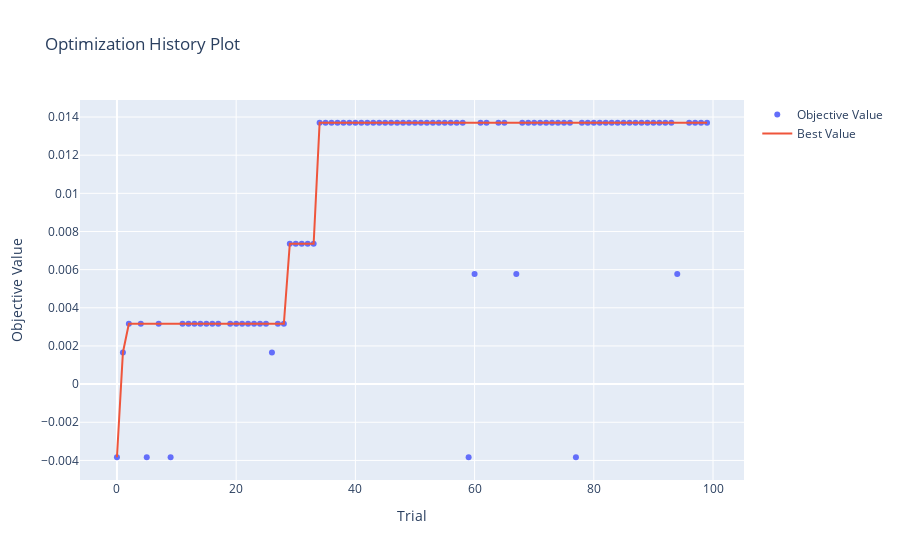
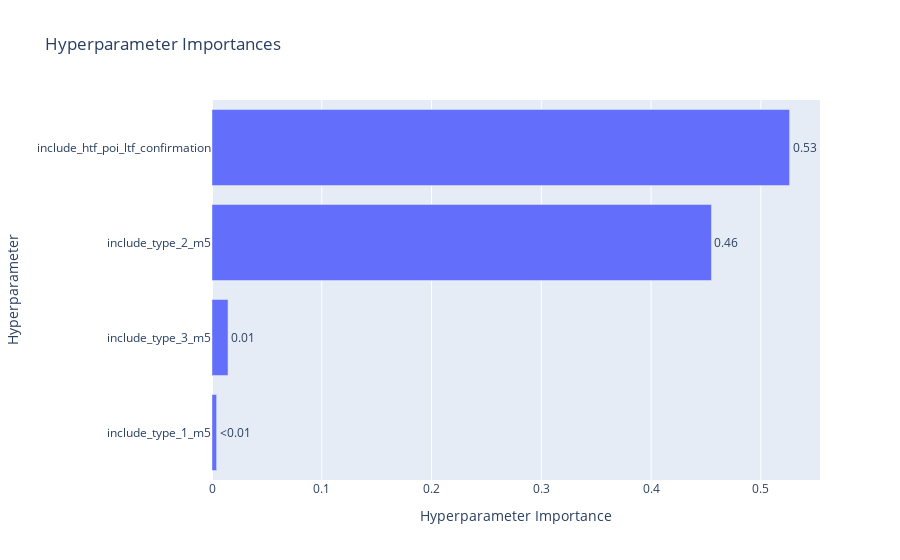
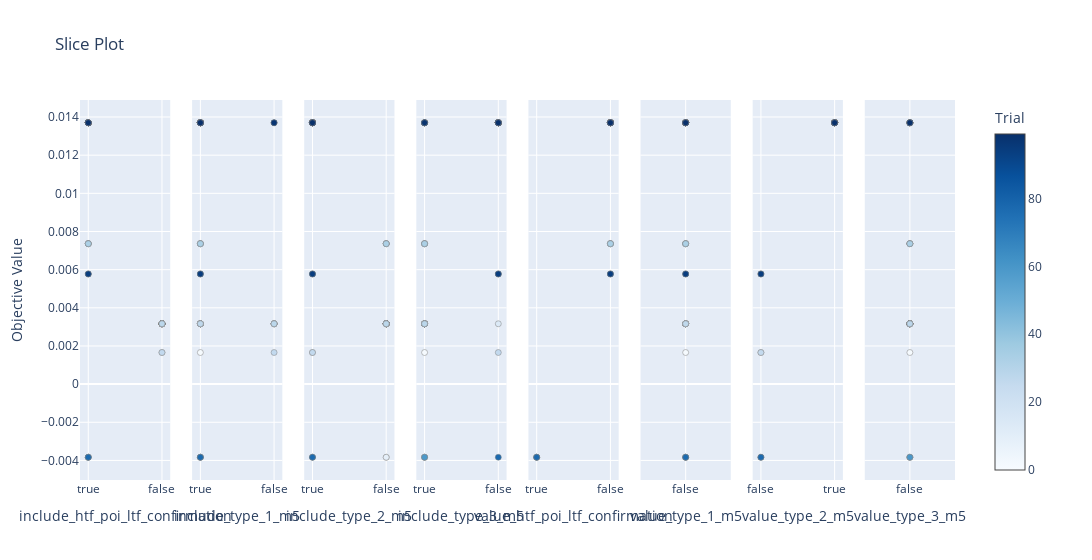

The notebook cell these images were saved under, in order:
### Code cell
# visualize stuff
import optuna
import plotly
from optuna.visualization import plot_optimization_history
from optuna.visualization import plot_slice
from optuna.visualization import plot_param_importances

# disable optuna warnings
optuna.logging.set_verbosity(optuna.logging.ERROR)

plot_optimization_history(study).show()
plot_param_importances(study).show()
plot_slice(study).show()

### Figure 1 — Plotly figure (JSON) as saved in the notebook; plotly's stock layout.template omitted (floating-point values rounded to 4 significant figures)
{"data": [{"mode": "markers", "name": "Objective Value", "type": "scatter", "x": [0, 1, 2, 3, 4, 5, 6, 7, 8, 9, 10, 11, 12, 13, 14, 15, 16, 17, 18, 19, 20, 21, 22, 23, 24, 25, 26, 27, 28, 29, 30, 31, 32, 33, 34, 35, 36, 37, 38, 39, 40, 41, 42, 43, 44, 45, 46, 47, 48, 49, 50, 51, 52, 53, 54, 55, 56, 57, 58, 59, 60, 61, 62, 63, 64, 65, 66, 67, 68, 69, 70, 71, 72, 73, 74, 75, 76, 77, 78, 79, 80, 81, 82, 83, 84, 85, 86, 87, 88, 89, 90, 91, 92, 93, 94, 95, 96, 97, 98, 99], "y": [-0.003833, 0.001657, 0.003162, null, 0.003162, -0.003833, null, 0.003162, null, -0.003833, null, 0.003162, 0.003162, 0.003162, 0.003162, 0.003162, 0.003162, 0.003162, null, 0.003162, 0.003162, 0.003162, 0.003162, 0.003162, 0.003162, 0.003162, 0.001657, 0.003162, 0.003162, 0.00736, 0.00736, 0.00736, 0.00736, 0.00736, 0.0137, 0.0137, 0.0137, 0.0137, 0.0137, 0.0137, 0.0137, 0.0137, 0.0137, 0.0137, 0.0137, 0.0137, 0.0137, 0.0137, 0.0137, 0.0137, 0.0137, 0.0137, 0.0137, 0.0137, 0.0137, 0.0137, 0.0137, 0.0137, 0.0137, -0.003833, 0.005775, 0.0137, 0.0137, null, 0.0137, 0.0137, null, 0.005775, 0.0137, 0.0137, 0.0137, 0.0137, 0.0137, 0.0137, 0.0137, 0.0137, 0.0137, -0.003833, 0.0137, 0.0137, 0.0137, 0.0137, 0.0137, 0.0137, 0.0137, 0.0137, 0.0137, 0.0137, 0.0137, 0.0137, 0.0137, 0.0137, 0.0137, 0.0137, 0.005775, null, 0.0137, 0.0137, 0.0137, 0.0137]}, {"mode": "lines", "name": "Best Value", "type": "scatter", "x": [0, 1, 2, 3, 4, 5, 6, 7, 8, 9, 10, 11, 12, 13, 14, 15, 16, 17, 18, 19, 20, 21, 22, 23, 24, 25, 26, 27, 28, 29, 30, 31, 32, 33, 34, 35, 36, 37, 38, 39, 40, 41, 42, 43, 44, 45, 46, 47, 48, 49, 50, 51, 52, 53, 54, 55, 56, 57, 58, 59, 60, 61, 62, 63, 64, 65, 66, 67, 68, 69, 70, 71, 72, 73, 74, 75, 76, 77, 78, 79, 80, 81, 82, 83, 84, 85, 86, 87, 88, 89, 90, 91, 92, 93, 94, 95, 96, 97, 98, 99], "y": [-0.003833, 0.001657, 0.003162, 0.003162, 0.003162, 0.003162, 0.003162, 0.003162, 0.003162, 0.003162, 0.003162, 0.003162, 0.003162, 0.003162, 0.003162, 0.003162, 0.003162, 0.003162, 0.003162, 0.003162, 0.003162, 0.003162, 0.003162, 0.003162, 0.003162, 0.003162, 0.003162, 0.003162, 0.003162, 0.00736, 0.00736, 0.00736, 0.00736, 0.00736, 0.0137, 0.0137, 0.0137, 0.0137, 0.0137, 0.0137, 0.0137, 0.0137, 0.0137, 0.0137, 0.0137, 0.0137, 0.0137, 0.0137, 0.0137, 0.0137, 0.0137, 0.0137, 0.0137, 0.0137, 0.0137, 0.0137, 0.0137, 0.0137, 0.0137, 0.0137, 0.0137, 0.0137, 0.0137, 0.0137, 0.0137, 0.0137, 0.0137, 0.0137, 0.0137, 0.0137, 0.0137, 0.0137, 0.0137, 0.0137, 0.0137, 0.0137, 0.0137, 0.0137, 0.0137, 0.0137, 0.0137, 0.0137, 0.0137, 0.0137, 0.0137, 0.0137, 0.0137, 0.0137, 0.0137, 0.0137, 0.0137, 0.0137, 0.0137, 0.0137, 0.0137, 0.0137, 0.0137, 0.0137, 0.0137, 0.0137]}, {"marker": {"color": "#cccccc"}, "mode": "markers", "name": "Infeasible Trial", "showlegend": false, "type": "scatter", "x": [], "y": []}], "layout": {"title": {"text": "Optimization History Plot"}, "xaxis": {"title": {"text": "Trial"}}, "yaxis": {"title": {"text": "Objective Value"}}}}

### Figure 2 — Plotly figure (JSON) as saved in the notebook; plotly's stock layout.template omitted (floating-point values rounded to 4 significant figures)
{"data": [{"cliponaxis": false, "hovertemplate": ["include_type_1_m5 (CategoricalDistribution): 0.004208833583980048<extra></extra>", "include_type_3_m5 (CategoricalDistribution): 0.014593569181211548<extra></extra>", "include_type_2_m5 (CategoricalDistribution): 0.4550056888822485<extra></extra>", "include_htf_poi_ltf_confirmation (CategoricalDistribution): 0.52619190835256<extra></extra>"], "name": "Objective Value", "orientation": "h", "text": ["<0.01", "0.01", "0.46", "0.53"], "textposition": "outside", "type": "bar", "x": [0.004209, 0.01459, 0.455, 0.5262], "y": ["include_type_1_m5", "include_type_3_m5", "include_type_2_m5", "include_htf_poi_ltf_confirmation"]}], "layout": {"title": {"text": "Hyperparameter Importances"}, "xaxis": {"title": {"text": "Hyperparameter Importance"}}, "yaxis": {"title": {"text": "Hyperparameter"}}}}

### Figure 3 — Plotly figure (JSON) as saved in the notebook; plotly's stock layout.template omitted (floating-point values rounded to 4 significant figures)
{"data": [{"marker": {"color": [0, 1, 2, 4, 5, 7, 9, 11, 12, 13, 14, 15, 16, 17, 19, 20, 21, 22, 23, 24, 25, 26, 27, 28, 29, 30, 31, 32, 33, 34, 35, 36, 37, 38, 39, 40, 41, 42, 43, 44, 45, 46, 47, 48, 49, 50, 51, 52, 53, 54, 55, 56, 57, 58, 59, 60, 61, 62, 64, 65, 67, 68, 69, 70, 71, 72, 73, 74, 75, 76, 77, 78, 79, 80, 81, 82, 83, 84, 85, 86, 87, 88, 89, 90, 91, 92, 93, 94, 96, 97, 98, 99], "colorbar": {"title": {"text": "Trial"}, "x": 1, "xpad": 40}, "colorscale": [[0, "rgb(247,251,255)"], [0.125, "rgb(222,235,247)"], [0.25, "rgb(198,219,239)"], [0.375, "rgb(158,202,225)"], [0.5, "rgb(107,174,214)"], [0.625, "rgb(66,146,198)"], [0.75, "rgb(33,113,181)"], [0.875, "rgb(8,81,156)"], [1, "rgb(8,48,107)"]], "line": {"color": "Grey", "width": 0.5}, "showscale": true}, "mode": "markers", "name": "Feasible Trial", "showlegend": false, "type": "scatter", "x": [true, false, false, false, true, false, true, false, false, false, false, false, false, false, false, false, false, false, false, false, false, false, false, false, true, true, true, true, true, true, true, true, true, true, true, true, true, true, true, true, true, true, true, true, true, true, true, true, true, true, true, true, true, true, true, true, true, true, true, true, true, true, true, true, true, true, true, true, true, true, true, true, true, true, true, true, true, true, true, true, true, true, true, true, true, true, true, true, true, true, true, true], "xaxis": "x", "y": [-0.003833, 0.001657, 0.003162, 0.003162, -0.003833, 0.003162, -0.003833, 0.003162, 0.003162, 0.003162, 0.003162, 0.003162, 0.003162, 0.003162, 0.003162, 0.003162, 0.003162, 0.003162, 0.003162, 0.003162, 0.003162, 0.001657, 0.003162, 0.003162, 0.00736, 0.00736, 0.00736, 0.00736, 0.00736, 0.0137, 0.0137, 0.0137, 0.0137, 0.0137, 0.0137, 0.0137, 0.0137, 0.0137, 0.0137, 0.0137, 0.0137, 0.0137, 0.0137, 0.0137, 0.0137, 0.0137, 0.0137, 0.0137, 0.0137, 0.0137, 0.0137, 0.0137, 0.0137, 0.0137, -0.003833, 0.005775, 0.0137, 0.0137, 0.0137, 0.0137, 0.005775, 0.0137, 0.0137, 0.0137, 0.0137, 0.0137, 0.0137, 0.0137, 0.0137, 0.0137, -0.003833, 0.0137, 0.0137, 0.0137, 0.0137, 0.0137, 0.0137, 0.0137, 0.0137, 0.0137, 0.0137, 0.0137, 0.0137, 0.0137, 0.0137, 0.0137, 0.0137, 0.005775, 0.0137, 0.0137, 0.0137, 0.0137], "yaxis": "y"}, {"marker": {"color": [0, 1, 2, 4, 5, 7, 9, 11, 12, 13, 14, 15, 16, 17, 19, 20, 21, 22, 23, 24, 25, 26, 27, 28, 29, 30, 31, 32, 33, 34, 35, 36, 37, 38, 39, 40, 41, 42, 43, 44, 45, 46, 47, 48, 49, 50, 51, 52, 53, 54, 55, 56, 57, 58, 59, 60, 61, 62, 64, 65, 67, 68, 69, 70, 71, 72, 73, 74, 75, 76, 77, 78, 79, 80, 81, 82, 83, 84, 85, 86, 87, 88, 89, 90, 91, 92, 93, 94, 96, 97, 98, 99], "colorbar": {"title": {"text": "Trial"}, "x": 1, "xpad": 40}, "colorscale": [[0, "rgb(247,251,255)"], [0.125, "rgb(222,235,247)"], [0.25, "rgb(198,219,239)"], [0.375, "rgb(158,202,225)"], [0.5, "rgb(107,174,214)"], [0.625, "rgb(66,146,198)"], [0.75, "rgb(33,113,181)"], [0.875, "rgb(8,81,156)"], [1, "rgb(8,48,107)"]], "line": {"color": "Grey", "width": 0.5}, "showscale": false}, "mode": "markers", "name": "Feasible Trial", "showlegend": false, "type": "scatter", "x": [true, true, true, true, true, false, true, true, true, true, true, true, true, true, true, true, false, false, false, false, false, false, true, false, true, true, true, true, true, true, true, true, true, true, true, true, true, true, true, true, true, true, true, true, true, true, true, true, true, true, true, true, true, true, true, true, true, true, true, true, true, true, true, true, true, true, true, true, false, true, true, true, true, false, true, true, true, true, true, true, true, true, true, true, true, true, true, true, true, false, true, true], "xaxis": "x2", "y": [-0.003833, 0.001657, 0.003162, 0.003162, -0.003833, 0.003162, -0.003833, 0.003162, 0.003162, 0.003162, 0.003162, 0.003162, 0.003162, 0.003162, 0.003162, 0.003162, 0.003162, 0.003162, 0.003162, 0.003162, 0.003162, 0.001657, 0.003162, 0.003162, 0.00736, 0.00736, 0.00736, 0.00736, 0.00736, 0.0137, 0.0137, 0.0137, 0.0137, 0.0137, 0.0137, 0.0137, 0.0137, 0.0137, 0.0137, 0.0137, 0.0137, 0.0137, 0.0137, 0.0137, 0.0137, 0.0137, 0.0137, 0.0137, 0.0137, 0.0137, 0.0137, 0.0137, 0.0137, 0.0137, -0.003833, 0.005775, 0.0137, 0.0137, 0.0137, 0.0137, 0.005775, 0.0137, 0.0137, 0.0137, 0.0137, 0.0137, 0.0137, 0.0137, 0.0137, 0.0137, -0.003833, 0.0137, 0.0137, 0.0137, 0.0137, 0.0137, 0.0137, 0.0137, 0.0137, 0.0137, 0.0137, 0.0137, 0.0137, 0.0137, 0.0137, 0.0137, 0.0137, 0.005775, 0.0137, 0.0137, 0.0137, 0.0137], "yaxis": "y2"}, {"marker": {"color": [0, 1, 2, 4, 5, 7, 9, 11, 12, 13, 14, 15, 16, 17, 19, 20, 21, 22, 23, 24, 25, 26, 27, 28, 29, 30, 31, 32, 33, 34, 35, 36, 37, 38, 39, 40, 41, 42, 43, 44, 45, 46, 47, 48, 49, 50, 51, 52, 53, 54, 55, 56, 57, 58, 59, 60, 61, 62, 64, 65, 67, 68, 69, 70, 71, 72, 73, 74, 75, 76, 77, 78, 79, 80, 81, 82, 83, 84, 85, 86, 87, 88, 89, 90, 91, 92, 93, 94, 96, 97, 98, 99], "colorbar": {"title": {"text": "Trial"}, "x": 1, "xpad": 40}, "colorscale": [[0, "rgb(247,251,255)"], [0.125, "rgb(222,235,247)"], [0.25, "rgb(198,219,239)"], [0.375, "rgb(158,202,225)"], [0.5, "rgb(107,174,214)"], [0.625, "rgb(66,146,198)"], [0.75, "rgb(33,113,181)"], [0.875, "rgb(8,81,156)"], [1, "rgb(8,48,107)"]], "line": {"color": "Grey", "width": 0.5}, "showscale": false}, "mode": "markers", "name": "Feasible Trial", "showlegend": false, "type": "scatter", "x": [false, true, false, false, true, false, false, false, false, false, false, false, false, false, false, false, false, false, false, false, false, true, false, false, false, false, false, false, false, true, true, true, true, true, true, true, true, true, true, true, true, true, true, true, true, true, true, true, true, true, true, true, true, true, true, true, true, true, true, true, true, true, true, true, true, true, true, true, true, true, true, true, true, true, true, true, true, true, true, true, true, true, true, true, true, true, true, true, true, true, true, true], "xaxis": "x3", "y": [-0.003833, 0.001657, 0.003162, 0.003162, -0.003833, 0.003162, -0.003833, 0.003162, 0.003162, 0.003162, 0.003162, 0.003162, 0.003162, 0.003162, 0.003162, 0.003162, 0.003162, 0.003162, 0.003162, 0.003162, 0.003162, 0.001657, 0.003162, 0.003162, 0.00736, 0.00736, 0.00736, 0.00736, 0.00736, 0.0137, 0.0137, 0.0137, 0.0137, 0.0137, 0.0137, 0.0137, 0.0137, 0.0137, 0.0137, 0.0137, 0.0137, 0.0137, 0.0137, 0.0137, 0.0137, 0.0137, 0.0137, 0.0137, 0.0137, 0.0137, 0.0137, 0.0137, 0.0137, 0.0137, -0.003833, 0.005775, 0.0137, 0.0137, 0.0137, 0.0137, 0.005775, 0.0137, 0.0137, 0.0137, 0.0137, 0.0137, 0.0137, 0.0137, 0.0137, 0.0137, -0.003833, 0.0137, 0.0137, 0.0137, 0.0137, 0.0137, 0.0137, 0.0137, 0.0137, 0.0137, 0.0137, 0.0137, 0.0137, 0.0137, 0.0137, 0.0137, 0.0137, 0.005775, 0.0137, 0.0137, 0.0137, 0.0137], "yaxis": "y3"}, {"marker": {"color": [0, 1, 2, 4, 5, 7, 9, 11, 12, 13, 14, 15, 16, 17, 19, 20, 21, 22, 23, 24, 25, 26, 27, 28, 29, 30, 31, 32, 33, 34, 35, 36, 37, 38, 39, 40, 41, 42, 43, 44, 45, 46, 47, 48, 49, 50, 51, 52, 53, 54, 55, 56, 57, 58, 59, 60, 61, 62, 64, 65, 67, 68, 69, 70, 71, 72, 73, 74, 75, 76, 77, 78, 79, 80, 81, 82, 83, 84, 85, 86, 87, 88, 89, 90, 91, 92, 93, 94, 96, 97, 98, 99], "colorbar": {"title": {"text": "Trial"}, "x": 1, "xpad": 40}, "colorscale": [[0, "rgb(247,251,255)"], [0.125, "rgb(222,235,247)"], [0.25, "rgb(198,219,239)"], [0.375, "rgb(158,202,225)"], [0.5, "rgb(107,174,214)"], [0.625, "rgb(66,146,198)"], [0.75, "rgb(33,113,181)"], [0.875, "rgb(8,81,156)"], [1, "rgb(8,48,107)"]], "line": {"color": "Grey", "width": 0.5}, "showscale": false}, "mode": "markers", "name": "Feasible Trial", "showlegend": false, "type": "scatter", "x": [true, true, true, true, true, true, true, true, true, true, false, true, true, true, true, true, true, true, true, true, true, false, true, true, true, true, true, true, true, true, true, true, false, false, false, false, false, false, false, false, false, false, false, false, false, false, false, false, false, false, false, true, true, false, true, false, false, false, false, true, false, true, false, true, false, false, false, false, false, true, false, true, false, true, false, false, false, false, false, false, false, true, false, true, false, false, false, false, false, false, true, false], "xaxis": "x4", "y": [-0.003833, 0.001657, 0.003162, 0.003162, -0.003833, 0.003162, -0.003833, 0.003162, 0.003162, 0.003162, 0.003162, 0.003162, 0.003162, 0.003162, 0.003162, 0.003162, 0.003162, 0.003162, 0.003162, 0.003162, 0.003162, 0.001657, 0.003162, 0.003162, 0.00736, 0.00736, 0.00736, 0.00736, 0.00736, 0.0137, 0.0137, 0.0137, 0.0137, 0.0137, 0.0137, 0.0137, 0.0137, 0.0137, 0.0137, 0.0137, 0.0137, 0.0137, 0.0137, 0.0137, 0.0137, 0.0137, 0.0137, 0.0137, 0.0137, 0.0137, 0.0137, 0.0137, 0.0137, 0.0137, -0.003833, 0.005775, 0.0137, 0.0137, 0.0137, 0.0137, 0.005775, 0.0137, 0.0137, 0.0137, 0.0137, 0.0137, 0.0137, 0.0137, 0.0137, 0.0137, -0.003833, 0.0137, 0.0137, 0.0137, 0.0137, 0.0137, 0.0137, 0.0137, 0.0137, 0.0137, 0.0137, 0.0137, 0.0137, 0.0137, 0.0137, 0.0137, 0.0137, 0.005775, 0.0137, 0.0137, 0.0137, 0.0137], "yaxis": "y4"}, {"marker": {"color": [0, 5, 9, 29, 30, 31, 32, 33, 34, 35, 36, 37, 38, 39, 40, 41, 42, 43, 44, 45, 46, 47, 48, 49, 50, 51, 52, 53, 54, 55, 56, 57, 58, 59, 60, 61, 62, 64, 65, 67, 68, 69, 70, 71, 72, 73, 74, 75, 76, 77, 78, 79, 80, 81, 82, 83, 84, 85, 86, 87, 88, 89, 90, 91, 92, 93, 94, 96, 97, 98, 99], "colorbar": {"title": {"text": "Trial"}, "x": 1, "xpad": 40}, "colorscale": [[0, "rgb(247,251,255)"], [0.125, "rgb(222,235,247)"], [0.25, "rgb(198,219,239)"], [0.375, "rgb(158,202,225)"], [0.5, "rgb(107,174,214)"], [0.625, "rgb(66,146,198)"], [0.75, "rgb(33,113,181)"], [0.875, "rgb(8,81,156)"], [1, "rgb(8,48,107)"]], "line": {"color": "Grey", "width": 0.5}, "showscale": false}, "mode": "markers", "name": "Feasible Trial", "showlegend": false, "type": "scatter", "x": [true, true, true, false, false, false, false, false, false, false, false, false, false, false, false, false, false, false, false, false, false, false, false, false, false, false, false, false, false, false, false, false, false, true, false, false, false, false, false, false, false, false, false, false, false, false, false, false, false, true, false, false, false, false, false, false, false, false, false, false, false, false, false, false, false, false, false, false, false, false, false], "xaxis": "x5", "y": [-0.003833, -0.003833, -0.003833, 0.00736, 0.00736, 0.00736, 0.00736, 0.00736, 0.0137, 0.0137, 0.0137, 0.0137, 0.0137, 0.0137, 0.0137, 0.0137, 0.0137, 0.0137, 0.0137, 0.0137, 0.0137, 0.0137, 0.0137, 0.0137, 0.0137, 0.0137, 0.0137, 0.0137, 0.0137, 0.0137, 0.0137, 0.0137, 0.0137, -0.003833, 0.005775, 0.0137, 0.0137, 0.0137, 0.0137, 0.005775, 0.0137, 0.0137, 0.0137, 0.0137, 0.0137, 0.0137, 0.0137, 0.0137, 0.0137, -0.003833, 0.0137, 0.0137, 0.0137, 0.0137, 0.0137, 0.0137, 0.0137, 0.0137, 0.0137, 0.0137, 0.0137, 0.0137, 0.0137, 0.0137, 0.0137, 0.0137, 0.005775, 0.0137, 0.0137, 0.0137, 0.0137], "yaxis": "y5"}, {"marker": {"color": [0, 1, 2, 4, 5, 9, 11, 12, 13, 14, 15, 16, 17, 19, 20, 27, 29, 30, 31, 32, 33, 34, 35, 36, 37, 38, 39, 40, 41, 42, 43, 44, 45, 46, 47, 48, 49, 50, 51, 52, 53, 54, 55, 56, 57, 58, 59, 60, 61, 62, 64, 65, 67, 68, 69, 70, 71, 72, 73, 74, 76, 77, 78, 79, 81, 82, 83, 84, 85, 86, 87, 88, 89, 90, 91, 92, 93, 94, 96, 98, 99], "colorbar": {"title": {"text": "Trial"}, "x": 1, "xpad": 40}, "colorscale": [[0, "rgb(247,251,255)"], [0.125, "rgb(222,235,247)"], [0.25, "rgb(198,219,239)"], [0.375, "rgb(158,202,225)"], [0.5, "rgb(107,174,214)"], [0.625, "rgb(66,146,198)"], [0.75, "rgb(33,113,181)"], [0.875, "rgb(8,81,156)"], [1, "rgb(8,48,107)"]], "line": {"color": "Grey", "width": 0.5}, "showscale": false}, "mode": "markers", "name": "Feasible Trial", "showlegend": false, "type": "scatter", "x": [false, false, false, false, false, false, false, false, false, false, false, false, false, false, false, false, false, false, false, false, false, false, false, false, false, false, false, false, false, false, false, false, false, false, false, false, false, false, false, false, false, false, false, false, false, false, false, false, false, false, false, false, false, false, false, false, false, false, false, false, false, false, false, false, false, false, false, false, false, false, false, false, false, false, false, false, false, false, false, false, false], "xaxis": "x6", "y": [-0.003833, 0.001657, 0.003162, 0.003162, -0.003833, -0.003833, 0.003162, 0.003162, 0.003162, 0.003162, 0.003162, 0.003162, 0.003162, 0.003162, 0.003162, 0.003162, 0.00736, 0.00736, 0.00736, 0.00736, 0.00736, 0.0137, 0.0137, 0.0137, 0.0137, 0.0137, 0.0137, 0.0137, 0.0137, 0.0137, 0.0137, 0.0137, 0.0137, 0.0137, 0.0137, 0.0137, 0.0137, 0.0137, 0.0137, 0.0137, 0.0137, 0.0137, 0.0137, 0.0137, 0.0137, 0.0137, -0.003833, 0.005775, 0.0137, 0.0137, 0.0137, 0.0137, 0.005775, 0.0137, 0.0137, 0.0137, 0.0137, 0.0137, 0.0137, 0.0137, 0.0137, -0.003833, 0.0137, 0.0137, 0.0137, 0.0137, 0.0137, 0.0137, 0.0137, 0.0137, 0.0137, 0.0137, 0.0137, 0.0137, 0.0137, 0.0137, 0.0137, 0.005775, 0.0137, 0.0137, 0.0137], "yaxis": "y6"}, {"marker": {"color": [1, 5, 26, 34, 35, 36, 37, 38, 39, 40, 41, 42, 43, 44, 45, 46, 47, 48, 49, 50, 51, 52, 53, 54, 55, 56, 57, 58, 59, 60, 61, 62, 64, 65, 67, 68, 69, 70, 71, 72, 73, 74, 75, 76, 77, 78, 79, 80, 81, 82, 83, 84, 85, 86, 87, 88, 89, 90, 91, 92, 93, 94, 96, 97, 98, 99], "colorbar": {"title": {"text": "Trial"}, "x": 1, "xpad": 40}, "colorscale": [[0, "rgb(247,251,255)"], [0.125, "rgb(222,235,247)"], [0.25, "rgb(198,219,239)"], [0.375, "rgb(158,202,225)"], [0.5, "rgb(107,174,214)"], [0.625, "rgb(66,146,198)"], [0.75, "rgb(33,113,181)"], [0.875, "rgb(8,81,156)"], [1, "rgb(8,48,107)"]], "line": {"color": "Grey", "width": 0.5}, "showscale": false}, "mode": "markers", "name": "Feasible Trial", "showlegend": false, "type": "scatter", "x": [false, false, false, true, true, true, true, true, true, true, true, true, true, true, true, true, true, true, true, true, true, true, true, true, true, true, true, true, false, false, true, true, true, true, false, true, true, true, true, true, true, true, true, true, false, true, true, true, true, true, true, true, true, true, true, true, true, true, true, true, true, false, true, true, true, true], "xaxis": "x7", "y": [0.001657, -0.003833, 0.001657, 0.0137, 0.0137, 0.0137, 0.0137, 0.0137, 0.0137, 0.0137, 0.0137, 0.0137, 0.0137, 0.0137, 0.0137, 0.0137, 0.0137, 0.0137, 0.0137, 0.0137, 0.0137, 0.0137, 0.0137, 0.0137, 0.0137, 0.0137, 0.0137, 0.0137, -0.003833, 0.005775, 0.0137, 0.0137, 0.0137, 0.0137, 0.005775, 0.0137, 0.0137, 0.0137, 0.0137, 0.0137, 0.0137, 0.0137, 0.0137, 0.0137, -0.003833, 0.0137, 0.0137, 0.0137, 0.0137, 0.0137, 0.0137, 0.0137, 0.0137, 0.0137, 0.0137, 0.0137, 0.0137, 0.0137, 0.0137, 0.0137, 0.0137, 0.005775, 0.0137, 0.0137, 0.0137, 0.0137], "yaxis": "y7"}, {"marker": {"color": [0, 1, 2, 4, 5, 7, 9, 11, 12, 13, 15, 16, 17, 19, 20, 21, 22, 23, 24, 25, 27, 28, 29, 30, 31, 32, 33, 34, 35, 36, 56, 57, 59, 65, 68, 70, 76, 78, 80, 88, 90, 98], "colorbar": {"title": {"text": "Trial"}, "x": 1, "xpad": 40}, "colorscale": [[0, "rgb(247,251,255)"], [0.125, "rgb(222,235,247)"], [0.25, "rgb(198,219,239)"], [0.375, "rgb(158,202,225)"], [0.5, "rgb(107,174,214)"], [0.625, "rgb(66,146,198)"], [0.75, "rgb(33,113,181)"], [0.875, "rgb(8,81,156)"], [1, "rgb(8,48,107)"]], "line": {"color": "Grey", "width": 0.5}, "showscale": false}, "mode": "markers", "name": "Feasible Trial", "showlegend": false, "type": "scatter", "x": [false, false, false, false, false, false, false, false, false, false, false, false, false, false, false, false, false, false, false, false, false, false, false, false, false, false, false, false, false, false, false, false, false, false, false, false, false, false, false, false, false, false], "xaxis": "x8", "y": [-0.003833, 0.001657, 0.003162, 0.003162, -0.003833, 0.003162, -0.003833, 0.003162, 0.003162, 0.003162, 0.003162, 0.003162, 0.003162, 0.003162, 0.003162, 0.003162, 0.003162, 0.003162, 0.003162, 0.003162, 0.003162, 0.003162, 0.00736, 0.00736, 0.00736, 0.00736, 0.00736, 0.0137, 0.0137, 0.0137, 0.0137, 0.0137, -0.003833, 0.0137, 0.0137, 0.0137, 0.0137, 0.0137, 0.0137, 0.0137, 0.0137, 0.0137], "yaxis": "y8"}], "layout": {"title": {"text": "Slice Plot"}, "width": 2400, "xaxis": {"anchor": "y", "categoryarray": [true, false], "categoryorder": "array", "domain": [0, 0.1031], "title": {"text": "include_htf_poi_ltf_confirmation"}, "type": "category"}, "xaxis2": {"anchor": "y2", "categoryarray": [true, false], "categoryorder": "array", "domain": [0.1281, 0.2312], "title": {"text": "include_type_1_m5"}, "type": "category"}, "xaxis3": {"anchor": "y3", "categoryarray": [true, false], "categoryorder": "array", "domain": [0.2562, 0.3594], "title": {"text": "include_type_2_m5"}, "type": "category"}, "xaxis4": {"anchor": "y4", "categoryarray": [true, false], "categoryorder": "array", "domain": [0.3844, 0.4875], "title": {"text": "include_type_3_m5"}, "type": "category"}, "xaxis5": {"anchor": "y5", "categoryarray": [true, false], "categoryorder": "array", "domain": [0.5125, 0.6156], "title": {"text": "value_htf_poi_ltf_confirmation"}, "type": "category"}, "xaxis6": {"anchor": "y6", "categoryarray": [false], "categoryorder": "array", "domain": [0.6406, 0.7438], "title": {"text": "value_type_1_m5"}, "type": "category"}, "xaxis7": {"anchor": "y7", "categoryarray": [false, true], "categoryorder": "array", "domain": [0.7687, 0.8719], "title": {"text": "value_type_2_m5"}, "type": "category"}, "xaxis8": {"anchor": "y8", "categoryarray": [false], "categoryorder": "array", "domain": [0.8969, 1], "title": {"text": "value_type_3_m5"}, "type": "category"}, "yaxis": {"anchor": "x", "domain": [0, 1], "title": {"text": "Objective Value"}}, "yaxis2": {"anchor": "x2", "domain": [0, 1], "matches": "y", "showticklabels": false}, "yaxis3": {"anchor": "x3", "domain": [0, 1], "matches": "y", "showticklabels": false}, "yaxis4": {"anchor": "x4", "domain": [0, 1], "matches": "y", "showticklabels": false}, "yaxis5": {"anchor": "x5", "domain": [0, 1], "matches": "y", "showticklabels": false}, "yaxis6": {"anchor": "x6", "domain": [0, 1], "matches": "y", "showticklabels": false}, "yaxis7": {"anchor": "x7", "domain": [0, 1], "matches": "y", "showticklabels": false}, "yaxis8": {"anchor": "x8", "domain": [0, 1], "matches": "y", "showticklabels": false}}}
